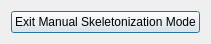
<ui version="4.0" >
 <class>DialogVolumeManualSkeletonization</class>
 <widget class="QDialog" name="DialogVolumeManualSkeletonization" >
  <property name="geometry" >
   <rect>
    <x>0</x>
    <y>0</y>
    <width>189</width>
    <height>44</height>
   </rect>
  </property>
  <property name="windowTitle" >
   <string>Dialog</string>
  </property>
  <layout class="QGridLayout" >
   <item row="0" column="0" >
    <widget class="QPushButton" name="pushButtonClose" >
     <property name="text" >
      <string>Exit Manual Skeletonization Mode</string>
     </property>
    </widget>
   </item>
  </layout>
 </widget>
 <resources/>
 <connections/>
</ui>
